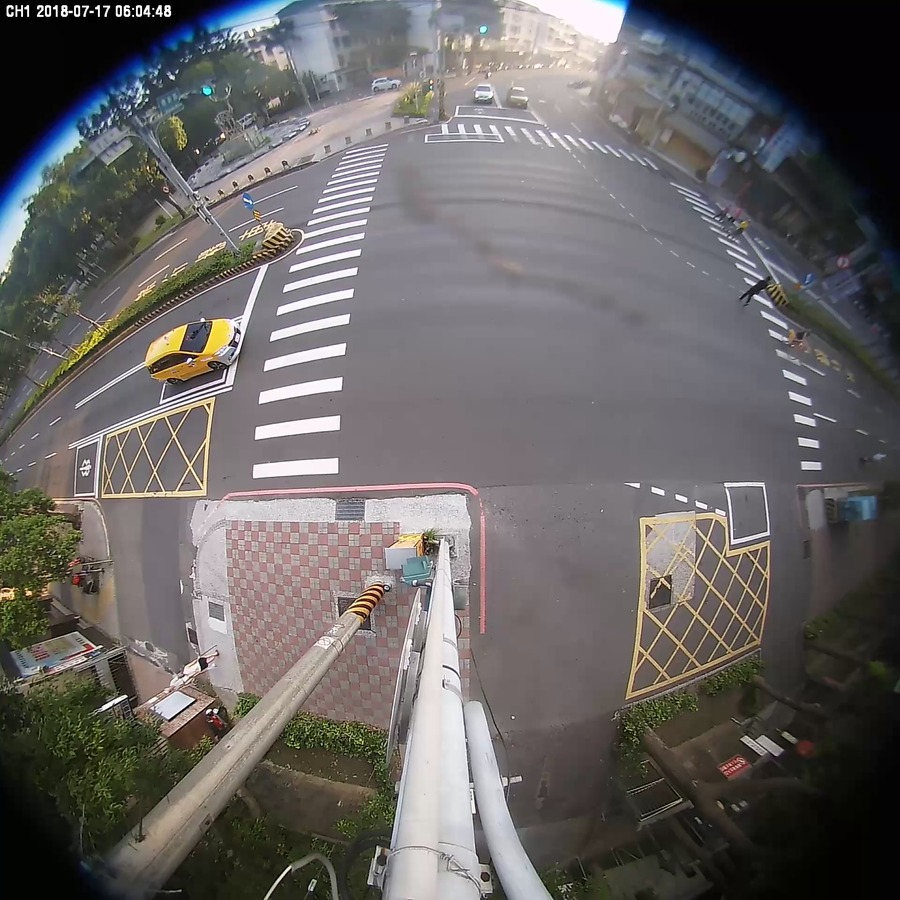
#> input picture paper/camera_ready_src/frames/fetv_019_004_t01_50.jpg, 900 x 900 px, found by its file name; its folder holds 4 pictures in this run
$ python annotate_fetv_case.py
#> lines starting #> are read from the running program, lines starting #| are printed output that depends on the picture
#!/usr/bin/env python3
"""Draw the violator annotation on the FETV case frame.

The raw frame shows a busy fisheye intersection and, on its own, argues nothing.
What the case is about is that one submitted version designated a violator and
another declined to, while every global field stayed identical. So the box marks
**what the system predicted**, not ground truth: the FETV labels for the scored
subset are not public, and the case study explicitly does not claim which of the
two records is right.

    python3 scripts/annotate_fetv_case.py
"""
from __future__ import annotations

import pathlib

from PIL import Image, ImageDraw, ImageFont

SRC = pathlib.Path("paper/camera_ready_src/frames")
FRAME = SRC / "fetv_019_004_t01_50.jpg"
OUT = SRC / "fetv_019_004_annotated.jpg"

# Located by inspection on the 900 px frame: the yellow saloon stopped across the
# hatched keep-clear box beside the crosswalk.
BOX = (147, 313, 245, 389)

ORANGE = (232, 119, 34)
INK = (17, 17, 17)


def font(size: int):
    for p in ("/usr/share/fonts/truetype/dejavu/DejaVuSans-Bold.ttf",
              "/usr/share/fonts/truetype/dejavu/DejaVuSans.ttf"):
        if pathlib.Path(p).is_file():
            return ImageFont.truetype(p, size)
    return ImageFont.load_default()


def main() -> None:
    im = Image.open(FRAME).convert("RGB")
#> im is the input picture: PIL image 900x900 RGB; mean R, G, B 103.7, 100.4, 99.9
    d = ImageDraw.Draw(im)

    x0, y0, x1, y1 = BOX
    # Corner ticks rather than a closed rectangle: the box says "this object",
    # and leaving the sides open keeps the vehicle's own outline visible.
    d.rectangle(BOX, outline=ORANGE, width=3)
    t = 14
    for cx, cy, dx, dy in ((x0, y0, 1, 1), (x1, y0, -1, 1), (x0, y1, 1, -1), (x1, y1, -1, -1)):
        d.line([(cx, cy), (cx + dx * t, cy)], fill=ORANGE, width=6)
        d.line([(cx, cy), (cx, cy + dy * t)], fill=ORANGE, width=6)

    f = font(19)
    label = "predicted violator (v9–v11)"
    tw = d.textlength(label, font=f)
#> tw = 290.1
    lx, ly = x0, y1 + 10
    d.rectangle((lx - 5, ly - 4, lx + tw + 7, ly + 26), fill=ORANGE)
    d.text((lx + 1, ly), label, fill=(255, 255, 255), font=f)

    # State the other reading in the frame, so the image cannot be read as a
    # ground-truth assertion.
    f2 = font(17)
    note = "v8 predicted no_violation with na for every dependent field"
    nw = d.textlength(note, font=f2)
#> nw = 570.2
    ny = im.height - 34
#> ny = 866
    d.rectangle((10, ny - 6, 10 + nw + 12, ny + 24), fill=(255, 255, 255))
    d.text((16, ny), note, fill=INK, font=f2)

    im.save(OUT, quality=93, optimize=True)
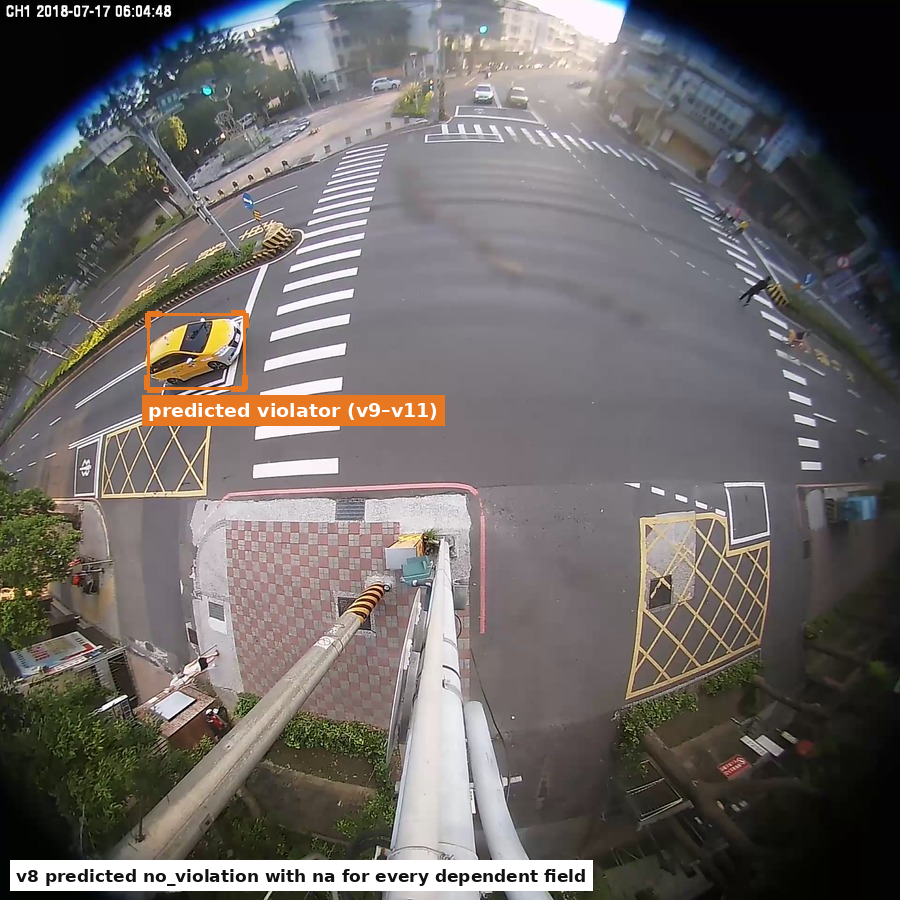
#> saved as fetv_019_004_annotated.jpg: PIL image 900x900 RGB; mean R, G, B 108.1, 103.6, 102.3
#> (the run stopped early here; a loop or call above may not have finished)
